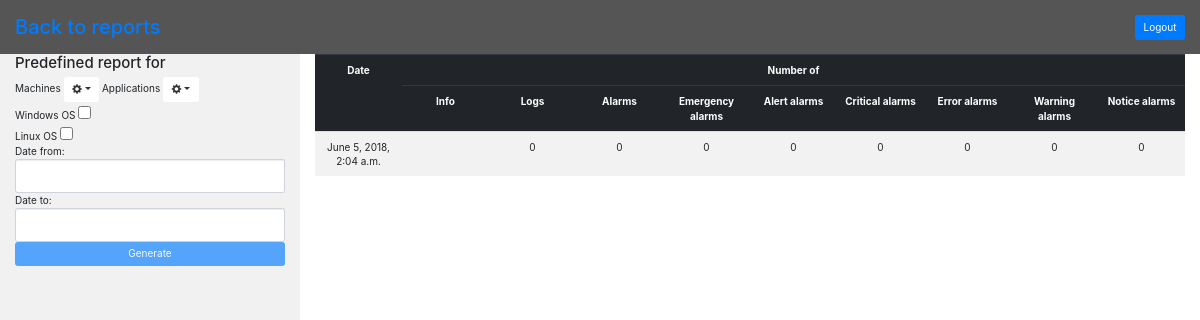
Before: /api/predefined (signed in) with the older database file.
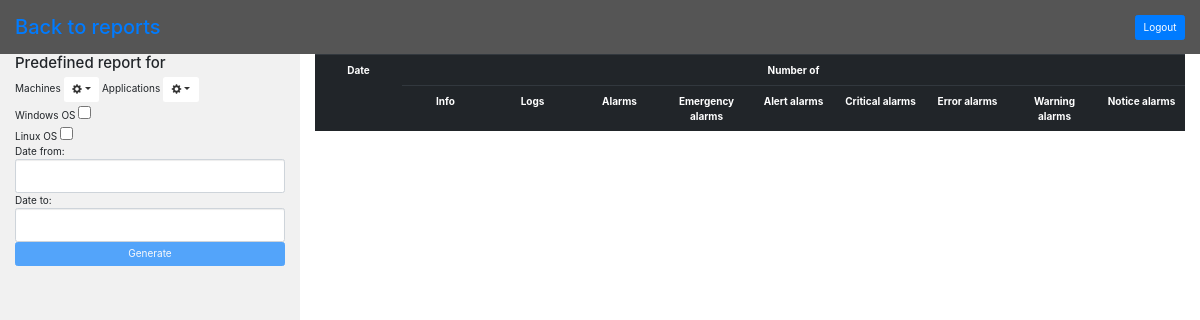
After: the same page with the newer database file.
### logService/models.py (models this page shows)
class PredefinedReport(models.Model):
	time = models.DateTimeField(null=False)
	generatedFor= models.CharField(max_length=1000)
	numbOfAllLogs = models.BigIntegerField(default=0)
	numbOfAllAlarms = models.BigIntegerField(default=0)
	nOfEmergAlarms = models.BigIntegerField(default=0)
	nOfAlertAlarms = models.BigIntegerField(default=0)
	nOfCritAlarms = models.BigIntegerField(default=0)
	nOfErrAlarms = models.BigIntegerField(default=0)
	nOfWarnAlarms = models.BigIntegerField(default=0)
	nOfNotcAlarms = models.BigIntegerField(default=0)

### logService/views.py (the view)
# urls.py: path('predefined', views.predefineReports)
@login_required(login_url="/accounts/login")
def predefineReports(request):
	try:
		predefined= PredefinedReport.objects.all()
		print(len(predefined))
	except ValueError:
		print("ERROR")
	return render(request, 'logService/predefined.html', {'preports': predefined})

### logService/templates/logService/predefined.html (shortened to what this page needs)
<!DOCTYPE html>
<html lang="en">
<head>
	<link href="//maxcdn.bootstrapcdn.com/bootstrap/3.3.0/css/bootstrap.min.css" rel="stylesheet" id="bootstrap-css">
	<link rel="stylesheet" href="https://maxcdn.bootstrapcdn.com/bootstrap/4.0.0-beta.3/css/bootstrap.min.css" />
</head>
<body>
    <div style="background-color: #555;
         color: white;
         padding: 15px;">
		<h2 style="display: inline"><a href="report" style="text-decoration: none">Back to reports</a></h2>
        <a href="/accounts/logout" class="btn btn-primary" role="button" style="float: right;">Logout</a>
	</div>
	<div class="container-fluid">
         <div class="row content">
           <div class="col-sm-3 sidenav">
				<h4>Predefined report for</h4>
               <form action="report" method="get">
					   Machines
					 <div class="btn-group">
						<button type="button" class="btn btn-default dropdown-toggle" data-toggle="dropdown"><span class="glyphicon glyphicon-cog"></span></button>
					 </div>
					   Applications
					 <div class="btn-group">
						<button type="button" class="btn btn-default dropdown-toggle" data-toggle="dropdown"><span class="glyphicon glyphicon-cog"></span></button>
					 </div>
			 		<br>
				   Windows OS
                  <input type="checkbox" class="example" name="win"/>
					<br>
                  Linux OS
                  <input type="checkbox" class="example" name="lin"/>
				  <br>
                  Date from:
                  <br>
                  <input class="form-control" type="text" name="timestampfrom" style="width:100%;"/>
                  Date to:
                  <br>
                  <input class="form-control" type="text" name="timestampto" style="width:100%;"/>
                  <input class="btn btn-primary active" id="submit" type="submit" class="btn" value="Generate" name="submit" style="width:100%;">
               </form>
			   </div>
			<div class="col-sm-9">
				<table align="center" class="table table-striped" style="table-layout:fixed" id="myTable">
					<tr align="center" class="thead-dark">
						<th rowspan="2" onclick="sortTable(0)">Date</th>
						<th colspan="9">Number of</th>
					</tr>
					<tr align="center" class="thead-dark">
                        <th onclick="sortTable(1)">Info</th>
						<th onclick="sortTable(2)">Logs</th>
						<th onclick="sortTable(3)">Alarms</th>
						<th onclick="sortTable(4)">
							Emergency alarms
						</th>
						<th onclick="sortTable(5)">
							Alert alarms
						</th>
						<th onclick="sortTable(6)">
							Critical alarms
						</th>
						<th onclick="sortTable(7)">
							Error alarms
						</th>
                        <th onclick="sortTable(8)">
							Warning alarms
						</th>
                        <th onclick="sortTable(9)">
							Notice alarms
						</th>
					</tr>
					{% for predefined in preports %}
					<tr align="center">
						<td>{{ predefined.time }}</td>
                        <td>
                        </td>
                        <td>{{ predefined.numbOfAllLogs }}</td>
                        <td>{{ predefined.numbOfAllAlarms }}</td>
						<td>{{ predefined.nOfEmergAlarms }}</td>
						<td>{{ predefined.nOfAlertAlarms }}</td>
						<td>{{ predefined.nOfCritAlarms }}</td>
						<td>{{ predefined.nOfErrAlarms }}</td>
						<td>{{ predefined.nOfWarnAlarms }}</td>
						<td>{{ predefined.nOfNotcAlarms }}</td>
					</tr>
					{% endfor %}
				</table>
			</div>
		 </div>
	</div>
</body>

### logService/templates/logService/predefined.html (style rules this page uses)
.row.content { height: 1500px }
.sidenav { background-color: #f1f1f1; height: 100%; }

Changed rows visible on the page:
removed PredefinedReport: time "June 5, 2018, 2:04 a.m.", numbOfAllLogs "0", numbOfAllAlarms "0", nOfEmergAlarms "0", nOfAlertAlarms "0", nOfCritAlarms "0", nOfErrAlarms "0", nOfWarnAlarms "0", nOfNotcAlarms "0"
